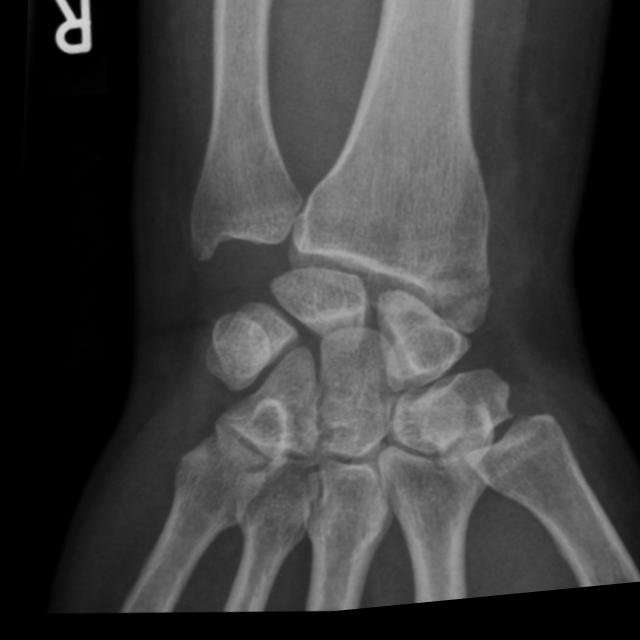
#> input picture chauffeur-fracture.jpg, 640 x 640 px, given as the content of the folder taset_new/Wrist/train/Dislocation Fracture_galeazzi_fracture, which was not available
$ jupyter execute --allow-errors 4_pretrained_CNN_+_XGBoost.ipynb   (text cells are left out)
#> lines starting #> are read from the running program, lines starting #| are printed output that depends on the picture; pictures that were not available may be replaced by others from this repository, and a replacement may not be noted
#> further down, original_image is the input picture: shape (640, 640, 3); min 0, max 215, mean 59.7
[cell 1]
from google.colab import drive
drive.mount('/content/drive')

[cell 2]
import os
dataset_path = '/content/drive/MyDrive/New_dataset_wristGuard/wrist_dataset_new/Wrist/train'

[cell 3]
import os
from PIL import Image
from torchvision import transforms

#> (the rest of this cell did not finish here and is left out)

[cell 4]
import tensorflow as tf
from tensorflow.keras.preprocessing import image_dataset_from_directory

# [7 lines left out: function preprocess_image, not called in this run]

def load_and_preprocess_data(dataset_path):

    dataset = image_dataset_from_directory(
        dataset_path,
        image_size=(224, 224),
        batch_size=32,
        label_mode='int',
        shuffle=True,
        seed=42
    )

    dataset = dataset.map(
        lambda image, label: (preprocess_image(image), label),
        num_parallel_calls=tf.data.AUTOTUNE
    )

    return dataset


dataset_path = '/content/drive/MyDrive/New_dataset_wristGuard/wrist_dataset_new/Wrist/train_clahe'
#> (the rest of this cell did not finish here and is left out)

[cell 5]
import cv2
import os
import numpy as np
import matplotlib.pyplot as plt


def apply_clahe(image):
    # Convert to LAB color space
    lab_image = cv2.cvtColor(image, cv2.COLOR_BGR2LAB)
#> lab_image: shape (640, 640, 3); mean of channels 0, 1, 2 63.5, 128, 128
    l, a, b = cv2.split(lab_image)
#> a: shape (640, 640); every value is 128

    # Apply CLAHE to the L channel
    clahe = cv2.createCLAHE(clipLimit=2.0, tileGridSize=(8, 8))
    enhanced_l = clahe.apply(l)
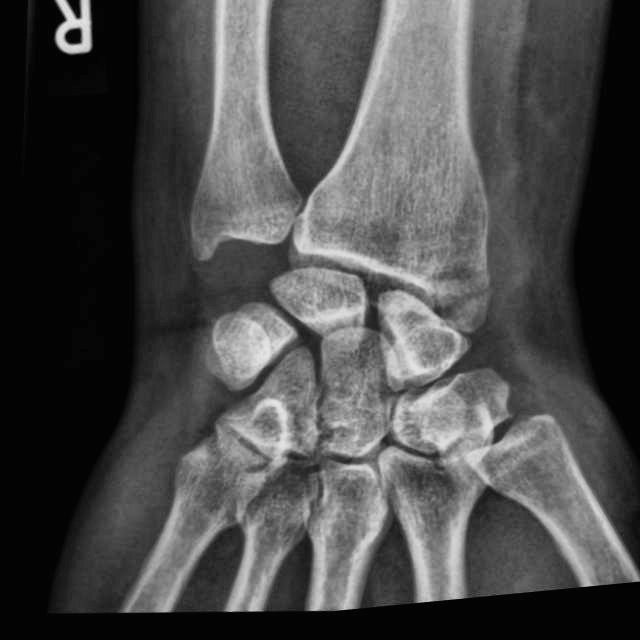
#> enhanced_l: shape (640, 640); min 2, max 229, mean 73.8

    # Merge the enhanced L channel with A and B channels
    enhanced_lab_image = cv2.merge((enhanced_l, a, b))
#> enhanced_lab_image: shape (640, 640, 3); mean of channels 0, 1, 2 73.8, 128, 128
    enhanced_image = cv2.cvtColor(enhanced_lab_image, cv2.COLOR_LAB2BGR)

    return enhanced_image


def plot_image_and_histogram(original_image, enhanced_image, title="Image with CLAHE"):
    # Convert images to grayscale for histogram calculation
#> called with title = 'Enhanced Image: chauffeur-fracture.jpg'
    original_gray = cv2.cvtColor(original_image, cv2.COLOR_BGR2GRAY)
    enhanced_gray = cv2.cvtColor(enhanced_image, cv2.COLOR_BGR2GRAY)

    # Calculate histograms
    original_hist = cv2.calcHist([original_gray], [0], None, [256], [0, 256])
#> original_hist = 256 values, max 102081 at index 0, min 0 at index 214, mean 1600
    enhanced_hist = cv2.calcHist([enhanced_gray], [0], None, [256], [0, 256])
#> enhanced_hist = 256 values, max 101338 at index 4, min 0 at index 0, mean 1600

    # Plot images and histograms
    plt.figure(figsize=(12, 8))

    # Original Image
    plt.subplot(2, 2, 1)
    plt.imshow(cv2.cvtColor(original_image, cv2.COLOR_BGR2RGB))
    plt.title("Original Image")
    plt.axis("off")

    # Enhanced Image
    plt.subplot(2, 2, 2)
    plt.imshow(cv2.cvtColor(enhanced_image, cv2.COLOR_BGR2RGB))
    plt.title(title)
    plt.axis("off")

    # Original Histogram
    plt.subplot(2, 2, 3)
    plt.plot(original_hist, color="blue")
    plt.title("Original Histogram")
    plt.xlim([0, 256])

    # Enhanced Histogram
    plt.subplot(2, 2, 4)
    plt.plot(enhanced_hist, color="red")
    plt.title("Enhanced Histogram")
    plt.xlim([0, 256])

    plt.tight_layout()
    plt.show()
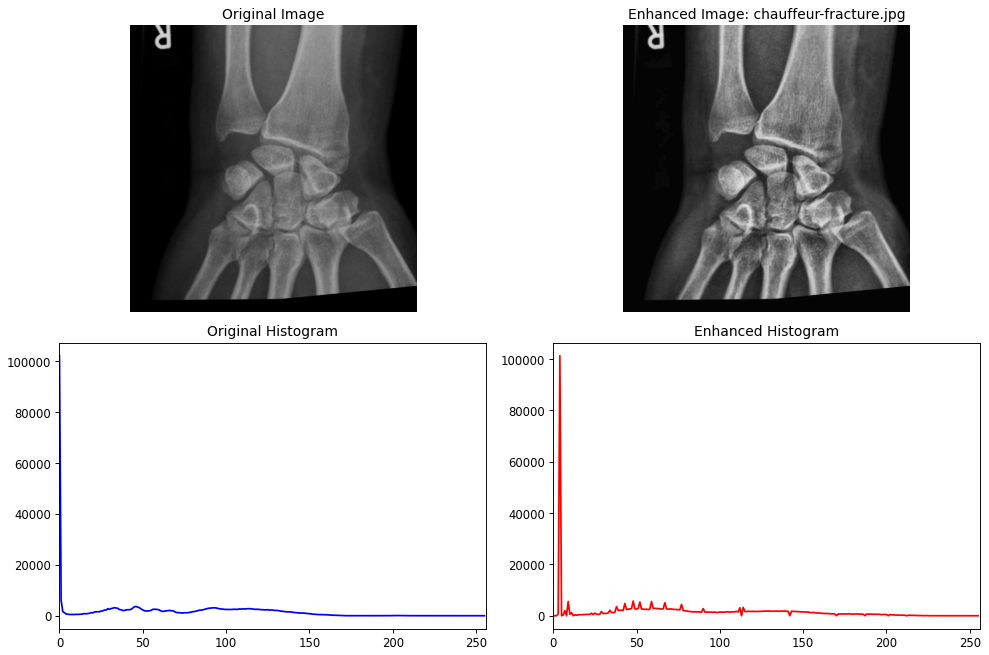
#> figure drawn by matplotlib, 4 panels; panel 3: curve peaks at x = 0, y = 102081; panel 4: curve peaks at x = 4, y = 101338


sample_images_dir = '/content/drive/MyDrive/New_dataset_wristGuard/wrist_dataset_new/Wrist/train/Dislocation Fracture_galeazzi_fracture'

num_images_to_process = 3
processed_count = 0


for file_name in os.listdir(sample_images_dir):
    if file_name.lower().endswith(('.jpg', '.jpeg', '.png')):

        image_path = os.path.join(sample_images_dir, file_name)

        original_image = cv2.imread(image_path)

        enhanced_image = apply_clahe(original_image)

        plot_image_and_histogram(original_image, enhanced_image, title=f"Enhanced Image: {file_name}")

        processed_count += 1
        if processed_count >= num_images_to_process:
            break

#> (a cell that did not finish here is left out)

[cell 7]
import os
import glob
import cv2
import numpy as np
import xgboost as xgb
from sklearn import preprocessing
from sklearn.model_selection import train_test_split
from sklearn.metrics import classification_report, confusion_matrix
from sklearn.ensemble import StackingClassifier
from tensorflow.keras.applications import MobileNet, ResNet50, DenseNet121, InceptionV3
from tensorflow.keras.models import Model
from tensorflow.keras.utils import to_categorical
import matplotlib.pyplot as plt
from sklearn.utils.class_weight import compute_class_weight


SIZE = 224
train_dir = "/content/drive/MyDrive/New_dataset_wristGuard/wrist_dataset_new/Wrist/train"
test_dir = "/content/drive/MyDrive/New_dataset_wristGuard/wrist_dataset_new/Wrist/test"
specific_labels = [
    'Normal_no_fracture',
    'Complete_Fracture_Bilateral_colles_fracture',
    'Complete_Fracture_Barton_fracture',
    'Complete_Fracture_chauffeur_fracture',
    'Complete_Fracture_BeFunky_fracture',
    'Complete_Fracture_boxer_fracture',
    'Complete_Fracture_colles_fracture',
    'Complete_Fracture_concurrent_ulnar-head_and_colles_fractures',
    'Complete_Fracture_distal_radial_fracture',
    'Complete_Fracture_pseudo_bennett_fracture',
    'Dislocation Fracture_bennett_fracture',
    'Complete_Fracture_smith_fracture',
    'Complete_Fracture_salter-harris-type-iii-fracture',
    'Complete_Fracture_enchondroma-with-pathological-fracture',
    'Complete_Fracture_transverse-distal-radial-fracture',
    'Complete_Fracture_radial_styloid_fracture',
    'Complete_Fracture_galeazzi_fracture',
    'Complete_Fracture_hamate_fracture',
    'Incomplete_Fracture_torus-fracture',
    'Dislocation Fracture_displaced-radial-shaft-fracture-with-radial-head-dislocation',
    'Dislocation Fracture_galeazzi_fracture',
    'Dislocation Fracture_perilunate-dislocation',
    'Incomplete_Fracture_distal-radial-greenstick-fracture',
    'Incomplete_Fracture_distal-quarter-of-radius-fracture',
    'Incomplete_Fracture_distal-radius-torus-fracture',
    'Dislocation Fracture_trans-scaphoid-perilunate-dislocation',
    'Dislocation Fracture_reverse-bennett-fracture-dislocation',
    'Incomplete_Fracture_greenstick-fracture',
    'Incomplete_Fracture_triangular-fibrocartilage-complex-tfcc-tear-with-avulsion-fracture-of-the-ulnar-styloid-process (Frontal)',
    'Incomplete_Fracture_transverse-distal-radial-fracture'
]

def load_images_and_labels(base_dir, categories, size):
#> called with size = 224
    images = []
    labels = []

    for category in categories:
        folder_path = os.path.join(base_dir, category)
        img_files = glob.glob(os.path.join(folder_path, "*.*"))
        print(f"Loading images from {folder_path}... Found {len(img_files)} images.")

        for img_path in img_files:
            img = cv2.imread(img_path, cv2.IMREAD_GRAYSCALE)
            if img is None:
                print(f"Warning: Could not read image {img_path}")
                continue

            # Histogram Equalization
            img = cv2.equalizeHist(img)
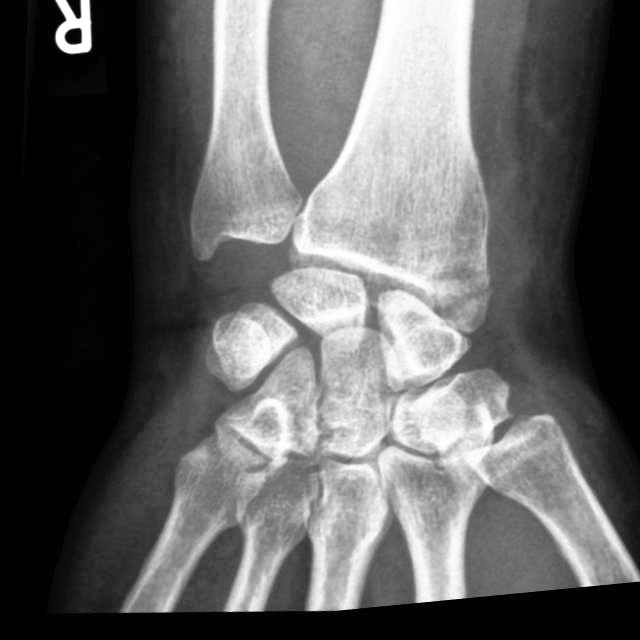
#> img: shape (640, 640); min 0, max 255, mean 96.4

            img = cv2.resize(img, (size, size))
#> img: shape (224, 224)
            img = img / 255.0
            images.append(img)
            labels.append(category)

    return np.array(images), np.array(labels)

print("Step 1: Loading images...")
X, y = load_images_and_labels(train_dir, specific_labels, SIZE)


print("Step 2: Encoding labels...")
label_encoder = preprocessing.LabelEncoder()
y_encoded = label_encoder.fit_transform(y)

print("\nLabel Encoding:")
for i, label in enumerate(label_encoder.classes_):
    print(f"{label} -> {i}")

class_weights = compute_class_weight('balanced', classes=np.unique(y_encoded), y=y_encoded)
class_weight_dict = dict(zip(np.unique(y_encoded), class_weights))
print(f"Class weights: {class_weight_dict}")


print("Step 4: Splitting dataset...")
X_train, X_val, y_train, y_val = train_test_split(X, y_encoded, test_size=0.2, random_state=42)


#> (the rest of this cell did not finish here and is left out)
